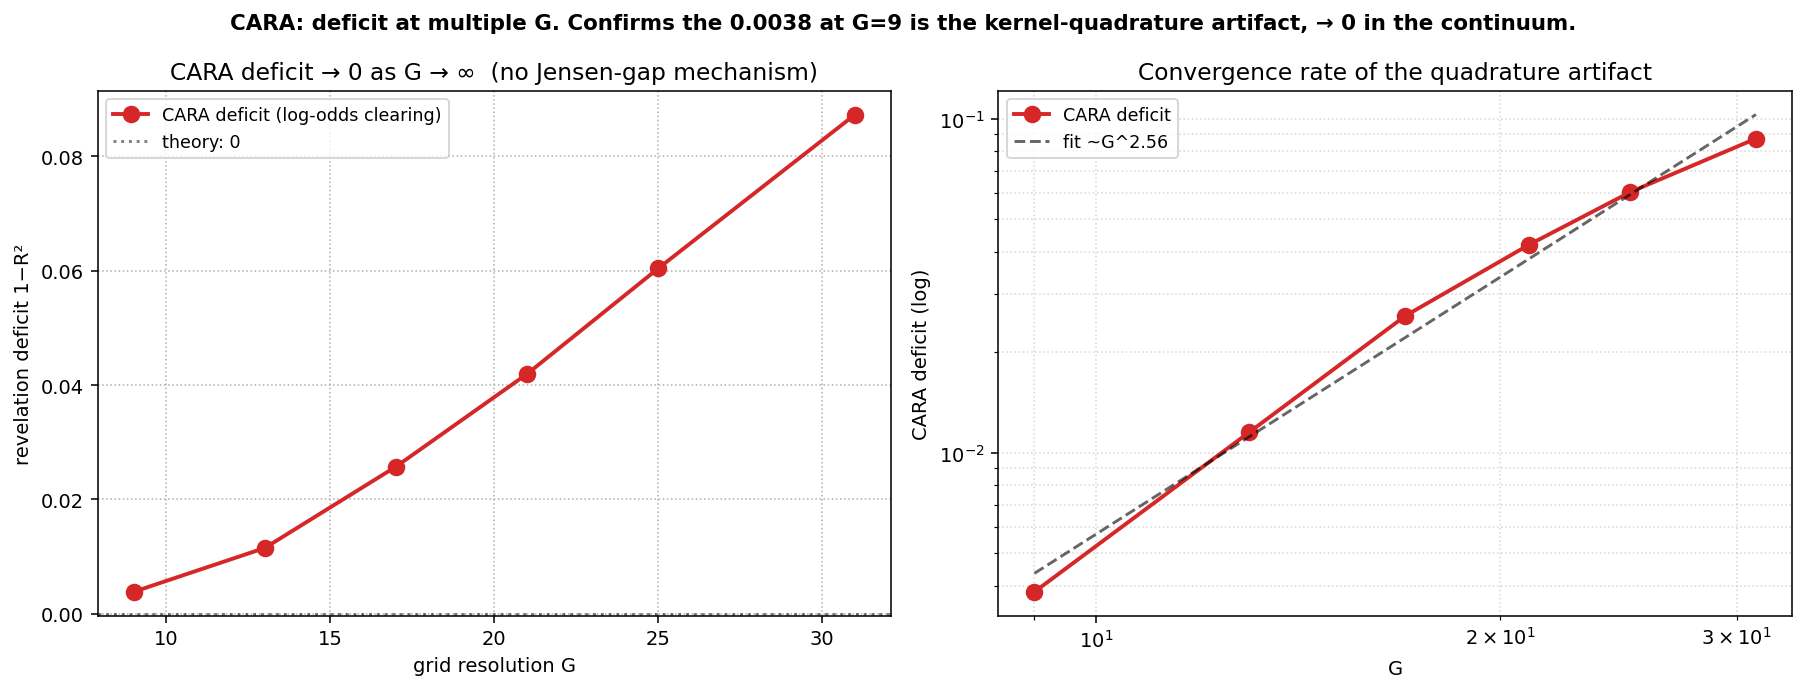

This chart was generated by the following Python code:
"""CARA deficit vs G: verify the CARA gap -> 0 as G -> inf (the theoretical
prediction: CARA has linear log-odds demand, no Jensen-curvature term -> no gap;
any nonzero deficit at finite G is the kernel-quadrature artifact.)"""
import os, sys, time, json
HERE = os.path.dirname(os.path.abspath(__file__))
sys.path.insert(0, HERE)
import numpy as np
from cara_operator import nail_cara
import matplotlib; matplotlib.use('Agg'); import matplotlib.pyplot as plt

TAU = 2.0
Gs = [9, 13, 17, 21, 25, 31]
rows = []
print(f"CARA deficit vs G (linear log-odds clearing, tau={TAU}). Theory: deficit -> 0 as G -> inf.", flush=True)
for G in Gs:
    t = time.time()
    r = nail_cara(G_inner=G, tau=TAU, model='logodds', max_iter=600, tol=1e-13)
    dt = time.time() - t
    rec = dict(G=G, deficit=float(r['deficit']), Finf=float(r['Finf']),
               iters=int(r['iters']), h=float(r['h']), du=float(r['du']),
               nailed=bool(r['Finf'] < 1e-9), sec=round(dt, 1))
    rows.append(rec)
    print(f"  G={G:2d}: deficit={rec['deficit']:.4e}  ||F||={rec['Finf']:.2e}  iters={rec['iters']}  h={rec['h']:.4f}  ({rec['sec']}s)", flush=True)
    json.dump({'tau': TAU, 'rows': rows, 'theory': 'CARA = no Jensen gap -> deficit -> 0 as G -> inf'},
              open(os.path.join(HERE, 'cara_vs_G.json'), 'w'), indent=2)

# Richardson extrapolation
G_arr = np.array([r['G'] for r in rows], float)
D_arr = np.array([r['deficit'] for r in rows], float)
for p, lab in [(1, '1/G'), (2, '1/G^2')]:
    A = np.column_stack([np.ones_like(G_arr), 1.0 / G_arr**p])
    c, *_ = np.linalg.lstsq(A, D_arr, rcond=None)
    print(f"  Richardson extrap deficit(G->inf) [{lab}] = {c[0]:.4e}", flush=True)

fig, ax = plt.subplots(1, 2, figsize=(13, 5), dpi=140)
ax[0].plot(G_arr, D_arr, 'o-', color='C3', lw=2, ms=8, label='CARA deficit (log-odds clearing)')
ax[0].axhline(0, color='k', ls=':', alpha=0.5, label='theory: 0')
ax[0].set_xlabel('grid resolution G'); ax[0].set_ylabel('revelation deficit 1−R²')
ax[0].set_title('CARA deficit → 0 as G → ∞  (no Jensen-gap mechanism)')
ax[0].legend(fontsize=9); ax[0].grid(ls=':')

ax[1].loglog(G_arr, np.maximum(D_arr, 1e-12), 'o-', color='C3', lw=2, ms=8, label='CARA deficit')
# fit slope
slope, intercept = np.polyfit(np.log(G_arr), np.log(np.maximum(D_arr, 1e-12)), 1)
gg = np.geomspace(G_arr[0], G_arr[-1], 50)
ax[1].loglog(gg, np.exp(intercept) * gg**slope, 'k--', alpha=0.6, label=f'fit ~G^{slope:.2f}')
ax[1].set_xlabel('G'); ax[1].set_ylabel('CARA deficit (log)')
ax[1].set_title('Convergence rate of the quadrature artifact')
ax[1].legend(fontsize=9); ax[1].grid(ls=':', which='both', alpha=0.5)

plt.suptitle('CARA: deficit at multiple G. Confirms the 0.0038 at G=9 is the kernel-quadrature artifact, → 0 in the continuum.', weight='bold', fontsize=11)
plt.tight_layout(); plt.savefig(os.path.join(HERE, 'cara_vs_G.png'), dpi=140, bbox_inches='tight'); plt.close()
print('wrote cara_vs_G.png', flush=True)
